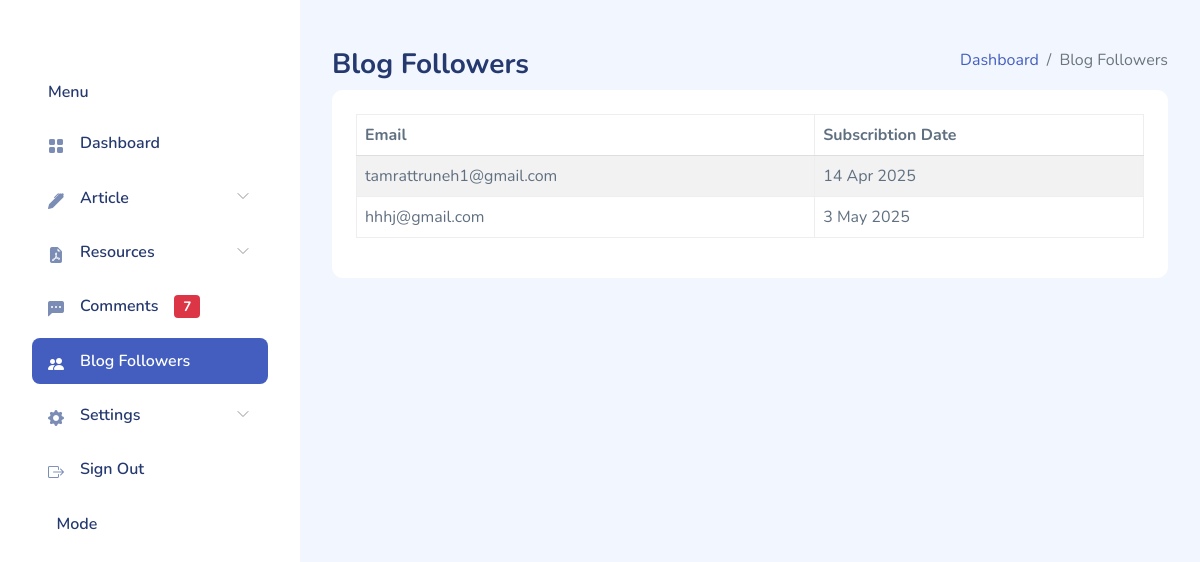
The app's page /blog-followers/ (signed in) with its own data.
### admin_app/models.py (models this page shows, shortened)
class Subscriber(models.Model):
    email = models.EmailField(unique=True)
    subscribed_at = models.DateTimeField(auto_now_add=True)

### admin_app/views.py (the view)
# urls.py: path('blog-followers/', SubscriberList.as_view(), name = 'blog-followers'),
class SubscriberList(AuthRequiredMixin, UnapprovedCommentCountMixin, TemplateView):
    template_name = "admin_templates/subscriber-list.html"
    def get_context_data(self, **kwargs):
        context = super().get_context_data(**kwargs)
        context['subscribers'] = Subscriber.objects.all()
        return context

### admin_app/mixins.py (called while the page is built)
    def get_context_data(self, **kwargs):
        context = super().get_context_data(**kwargs)
        context['unapproved_comment_count'] = Comment.objects.filter(approved=False).count()
        return context

### admin_app/views.py (called while the page is built)
    def dispatch(self, request, *args, **kwargs):
        if not request.user.is_authenticated:
            return redirect(self.login_url)
        return super().dispatch(request, *args, **kwargs)

### templates/admin_templates/subscriber-list.html (shortened to what this page needs)
{% extends 'admin_templates/base.html' %}
{% block 'main-page-content' %}
<div class="page-heading">
    <div class="page-title">
        <div class="row">
            <div class="col-12 col-md-6 order-md-1 order-last">
                <h3>Blog Followers</h3>
            </div>
            <div class="col-12 col-md-6 order-md-2 order-first">
                <nav aria-label="breadcrumb" class="breadcrumb-header float-start float-lg-end">
                    <ol class="breadcrumb">
                        <li class="breadcrumb-item">
                            <a href="{% url 'admin-index-view' %}" hx-get="{% url 'admin-index-view' %}"
                                hx-target="#main-content" hx-swap="innerHTML" hx-push-url="true">Dashboard</a>
                        </li>
                        <li class="breadcrumb-item active" aria-current="page">Blog Followers</li>
                    </ol>
                </nav>
            </div>
        </div>
    </div>
    <section class="section">
        <div class="card">
            <div class="card-body">
                <div class="row">
                    <div class="col-md-12">
                        <table id="followersDataTable" class="table table-striped table-bordered dt-responsive"
                            style="width:100%">
                            <thead>
                                <tr>
                                    <th>Email</th>
                                    <th>Subscribtion Date</th>
                                </tr>
                            </thead>
                            <tbody>
                                {% for subscriber in subscribers %}
                                <tr data-slug="{{ article.slug }}">
                                    <td>{{ subscriber.email }}</td>
                                    <td>{{ subscriber.subscribed_at|date:"j M Y" }}</td>
                                </tr>
                                {% endfor %}
                            </tbody>
                        </table>
                    </div>
                </div>
            </div>
        </div>
    </section>
</div>
{% endblock %}

### static/admin_statics/main.css (style rules this page uses)
.card { margin-bottom: 2.2rem; border: none; }
.card .card-body { padding: 1.5rem; }
.dataTable-table td, .dataTable-table thead th, .table td, .table thead th { vertical-align: middle; }
.dataTable-table:not(.table-borderless) thead th, .table:not(.table-borderless) thead th { border-bottom: 1px solid #dedede !important; }
.page-heading { margin: 0 0 2rem; }
.page-heading h3 { font-weight: 700; }
a { text-decoration: none; }

### records on screen
Subscriber: email "tamrattruneh1@gmail.com", subscribed_at "14 Apr 2025"
Subscriber: email "hhhj@gmail.com", subscribed_at "3 May 2025"

### other values on screen
{{ unapproved_comment_count }} "7"
